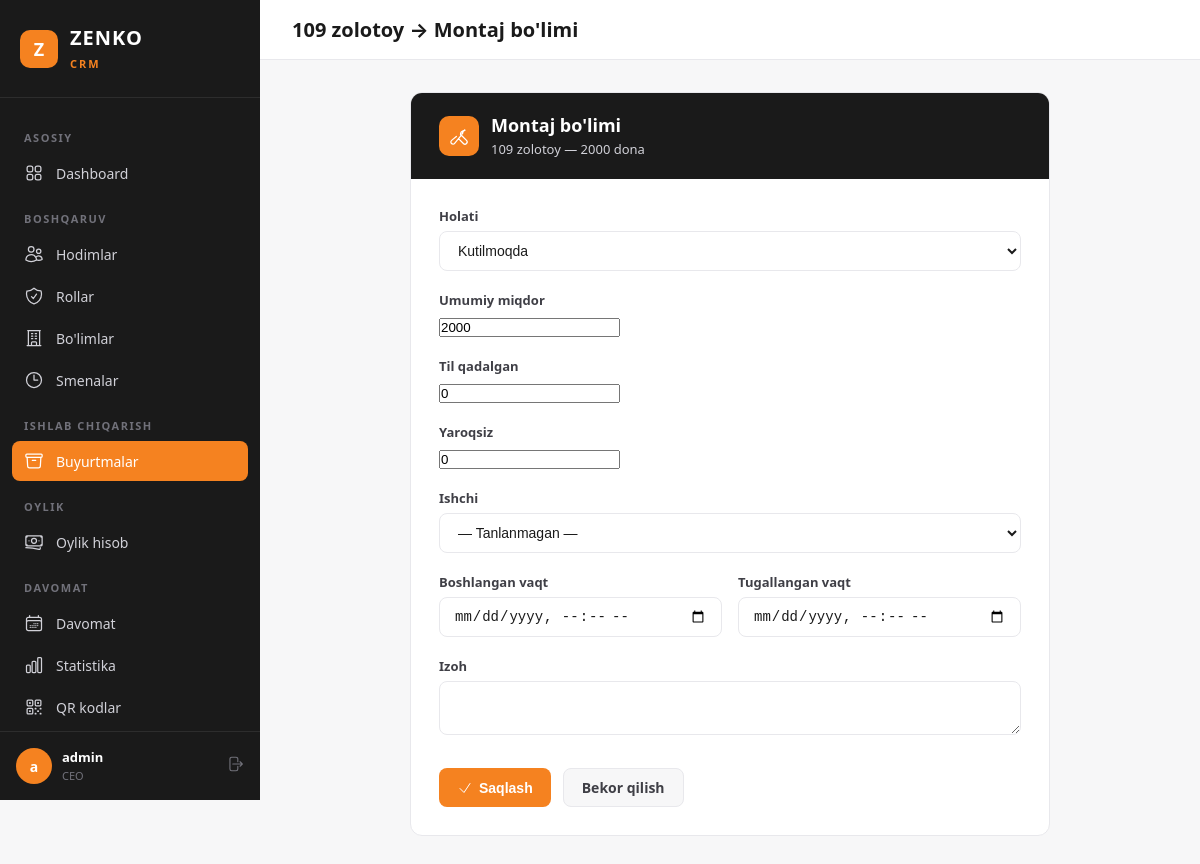
Page /order/2/montaj/ (signed in) on the committed database.
### apps/users/models.py (models this page shows)
class User(AbstractUser):
    first_name = None
    last_name = None
    email = None
    name = models.CharField('Ism', max_length=150)
    phone = models.CharField('Telefon raqam', max_length=20, blank=True)
    role = models.ForeignKey(
        Role,
        verbose_name='Rol',
        on_delete=models.SET_NULL,
        related_name='users',
        null=True,
        blank=True,
    )
    department = models.ForeignKey(
        Department,
        verbose_name='Bo\'lim',
        on_delete=models.SET_NULL,
        related_name='users',
        null=True,
        blank=True,
    )
    shift = models.ForeignKey(
        Shift,
        verbose_name='Smena',
        on_delete=models.SET_NULL,
        related_name='users',
        null=True,
        blank=True,
    )
    branch = models.ForeignKey(
        Branch,
        verbose_name='Filial',
        on_delete=models.PROTECT,
        related_name='users',
        null=True,
        blank=True,
    )
    REQUIRED_FIELDS = ['name']
    class Meta:
        verbose_name = 'Hodim'
        verbose_name_plural = 'Hodimlar'
        ordering = ['-date_joined']
    def __str__(self):
        return f'{self.name} ({self.username})'

### apps/order/models.py (models this page shows, shortened)
class Order(models.Model):
    class Status(models.TextChoices):
        NEW        = 'new',        'Yangi'
        ACCEPTED   = 'accepted',   'Qabul qilindi'
        IN_PROCESS = 'in_process', 'Ishlab chiqarilmoqda'
        READY      = 'ready',      'Tayyor'
        DELIVERED  = 'delivered',   'Topshirildi'
        CANCELLED  = 'cancelled',  'Bekor qilindi'
    class CurrentStage(models.TextChoices):
        CASTING       = 'casting',       'Quyish bo\'limi'
        MONTAJ        = 'montaj',        'Montaj bo\'limi'
        HANGING       = 'hanging',       'Ilish bo\'limi'
        STONE_SETTING = 'stone_setting', 'Tosh qadash bo\'limi'
        PACKAGING     = 'packaging',     'Upakovka bo\'limi'
        WAREHOUSE     = 'warehouse',     'Ombor'
        OUTSOURCE     = 'outsource',     'Tashqi ishlov'
    order_number = models.CharField('Buyurtma raqami', max_length=20, unique=True, blank=True)
    name     = models.CharField('Buyurtma nomi', max_length=255)
    quantity = models.PositiveIntegerField('Miqdori')
    image    = models.ImageField(
        'Rasm',
        upload_to='orders/%Y/%m/',
        blank=True,
        null=True,
    )
    deadline      = models.DateField('Tayyor bo\'lish sanasi')
    status        = models.CharField('Holati', max_length=20, choices=Status.choices, default=Status.NEW)
    current_stage = models.CharField('Joriy bo\'lim', max_length=20, choices=CurrentStage.choices, blank=True)
    note          = models.TextField('Izoh', blank=True)
    created_by    = models.ForeignKey(
        settings.AUTH_USER_MODEL,
        on_delete=models.SET_NULL,
        verbose_name='Yaratuvchi',
        related_name='created_orders',
        blank=True,
        null=True,
    )
    created_at = models.DateTimeField('Yaratilgan vaqt', auto_now_add=True)
    updated_at = models.DateTimeField('Yangilangan vaqt', auto_now=True)
    class Meta:
        ordering = ['-created_at']
        verbose_name = 'Buyurtma'
        verbose_name_plural = 'Buyurtmalar'

class MontajStage(models.Model):
    class Status(models.TextChoices):
        PENDING    = 'pending',    'Kutilmoqda'
        IN_PROCESS = 'in_process', 'Til qadashda'
        COMPLETED  = 'completed',  'Yakunlandi'
        REJECTED   = 'rejected',   'Rad etildi'
    order = models.OneToOneField(
        Order,
        on_delete=models.CASCADE,
        verbose_name='Buyurtma',
        related_name='montaj',
    )
    status = models.CharField('Holati', max_length=20, choices=Status.choices, default=Status.PENDING)
    total_quantity     = models.PositiveIntegerField('Umumiy miqdor', default=0)
    assembled_quantity = models.PositiveIntegerField('Til qadalgan', default=0)
    defect_quantity    = models.PositiveIntegerField('Yaroqsiz', default=0)
    worker = models.ForeignKey(
        settings.AUTH_USER_MODEL,
        on_delete=models.SET_NULL,
        verbose_name='Ishchi',
        related_name='montaj_works',
        blank=True,
        null=True,
    )
    note       = models.TextField('Izoh', blank=True)
    started_at = models.DateTimeField('Boshlangan vaqt', blank=True, null=True)
    finished_at = models.DateTimeField('Tugallangan vaqt', blank=True, null=True)
    created_at = models.DateTimeField('Yaratilgan', auto_now_add=True)
    updated_at = models.DateTimeField('Yangilangan', auto_now=True)
    class Meta:
        verbose_name = 'Montaj bosqichi'
        verbose_name_plural = 'Montaj bosqichlari'

### apps/order/views/montaj_views.py (the view, shortened to what this page needs)
# urls.py: path('<int:pk>/montaj/', views.MontajUpdateView.as_view(), name='montaj_edit'),
class MontajUpdateView(CEORequiredMixin, View):
    template_name = 'order/stage_form.html'
    def get(self, request, pk):
        order = get_object_or_404(Order, pk=pk)
        stage, _ = MontajStage.objects.get_or_create(order=order, defaults={'total_quantity': order.quantity})
        form = MontajForm(instance=stage)
        return render(request, self.template_name, {
            'form': form,
            'order': order,
            'stage': stage,
            'stage_name': 'Montaj bo\'limi',
            'active_nav': 'orders',
        })

### apps/order/templates/order/stage_form.html (shortened to what this page needs)
{% extends "ceo/base.html" %}
{% block page_title %}{{ order.name }} → {{ stage_name }}{% endblock %}
{% block content %}
<div class="form-card">
    <div class="form-header">
        <div class="icon">
        </div>
        <div>
            <h2>{{ stage_name }}</h2>
            <small>{{ order.name }} — {{ order.quantity }} dona</small>
        </div>
    </div>
    <div class="form-body">
        <form method="post">
            <div class="form-group">
                <label for="id_status">Holati</label>
                <select name="status" id="id_status" class="form-control">
                    {% for val, label in form.fields.status.choices %}
                    <option value="{{ val }}" {% if form.status.value == val %}selected{% endif %}>{{ label }}</option>
                    {% endfor %}
                </select>
            </div>
            {% for field in form %}
                {% if field.name != 'status' and field.name != 'note' and field.name != 'started_at' and field.name != 'finished_at' and field.name != 'worker' %}
                <div class="form-group">
                    <label for="{{ field.id_for_label }}">{{ field.label }}</label>
                    {{ field }}
                </div>
                {% endif %}
            {% endfor %}
            {% if form.fields.worker %}
            <div class="form-group">
                <label for="id_worker">Ishchi</label>
                <select name="worker" id="id_worker" class="form-control">
                    <option value="">— Tanlanmagan —</option>
                </select>
            </div>
            {% endif %}
            <div class="two-col">
                {% if form.fields.started_at %}
                <div class="form-group">
                    <label for="id_started_at">Boshlangan vaqt</label>
                    <input type="datetime-local" name="started_at" id="id_started_at" class="form-control" value="{{ form.started_at.value|default:'' }}">
                </div>
                {% endif %}
                {% if form.fields.finished_at %}
                <div class="form-group">
                    <label for="id_finished_at">Tugallangan vaqt</label>
                    <input type="datetime-local" name="finished_at" id="id_finished_at" class="form-control" value="{{ form.finished_at.value|default:'' }}">
                </div>
                {% endif %}
            </div>
            <div class="form-group">
                <label for="id_note">Izoh</label>
                <textarea name="note" id="id_note" class="form-control" rows="2">{{ form.note.value|default:'' }}</textarea>
            </div>
            <div class="form-actions">
                <button type="submit" class="btn btn-primary">
                    <svg xmlns="http://www.w3.org/2000/svg" fill="none" viewBox="0 0 24 24" stroke-width="1.5" stroke="currentColor"><path stroke-linecap="round" stroke-linejoin="round" d="m4.5 12.75 6 6 9-13.5"/></svg>
                    Saqlash
                </button>
                <a href="{% url 'order:order_detail' order.pk %}" class="btn btn-secondary">Bekor qilish</a>
            </div>
        </form>
    </div>
</div>
{% endblock %}

### apps/ceo/templates/ceo/base.html (shortened to what this page needs)
{% load static %}
<!DOCTYPE html>
<html lang="uz">
<head>
</head>
<body>
    <aside class="sidebar" id="sidebar">
        <div class="sidebar-brand">
            <div class="logo">Z</div>
            <div>
                <span>ZENKO</span><br>
                <small>CRM</small>
            </div>
        </div>
        <nav class="sidebar-nav">
            <div class="nav-label">Asosiy</div>
            <a href="{% url 'ceo:dashboard' %}" class="nav-link {% if active_nav == 'dashboard' %}active{% endif %}">
                Dashboard
            </a>
            <div class="nav-label">Boshqaruv</div>
            <a href="{% url 'ceo:user_list' %}" class="nav-link {% if active_nav == 'users' %}active{% endif %}">
                Hodimlar
            </a>
            <a href="{% url 'ceo:role_list' %}" class="nav-link {% if active_nav == 'roles' %}active{% endif %}">
                Rollar
            </a>
            <a href="{% url 'ceo:department_list' %}" class="nav-link {% if active_nav == 'departments' %}active{% endif %}">
                Bo'limlar
            </a>
            <a href="{% url 'ceo:shift_list' %}" class="nav-link {% if active_nav == 'shifts' %}active{% endif %}">
                <svg xmlns="http://www.w3.org/2000/svg" fill="none" viewBox="0 0 24 24" stroke-width="1.5" stroke="currentColor"><path stroke-linecap="round" stroke-linejoin="round" d="M12 6v6h4.5m4.5 0a9 9 0 1 1-18 0 9 9 0 0 1 18 0Z"/></svg>
                Smenalar
            </a>
            <div class="nav-label">Ishlab chiqarish</div>
            <a href="{% url 'order:order_list' %}" class="nav-link {% if active_nav == 'orders' %}active{% endif %}">
                Buyurtmalar
            </a>
            <div class="nav-label">Oylik</div>
            <a href="{% url 'ceo:salary_list' %}" class="nav-link {% if active_nav == 'salary' %}active{% endif %}">
                Oylik hisob
            </a>
            <div class="nav-label">Davomat</div>
            <a href="{% url 'ceo:attendance_list' %}" class="nav-link {% if active_nav == 'attendance' %}active{% endif %}">
                Davomat
            </a>
            <a href="{% url 'ceo:attendance_stats' %}" class="nav-link {% if active_nav == 'stats' %}active{% endif %}">
                Statistika
            </a>
            <a href="{% url 'ceo:qr_cards_all' %}" class="nav-link {% if active_nav == 'qr_cards' %}active{% endif %}">
                QR kodlar
            </a>
        </nav>
        <div class="sidebar-footer">
            <div class="sidebar-user">
                <div class="avatar">{{ request.user.name|make_list|first|default:"C" }}</div>
                <div class="info">
                    <strong>{{ request.user.name }}</strong>
                    <small>CEO</small>
                </div>
                <a href="{% url 'logout' %}" class="btn-logout" title="Chiqish">
                </a>
            </div>
        </div>
    </aside>
    <div class="main">
        <header class="topbar">
            <div style="display:flex;align-items:center;gap:12px;">
                <h1>{% block page_title %}Dashboard{% endblock %}</h1>
            </div>
        </header>
        <div class="content">
            {% block content %}{% endblock %}
        </div>
    </div>
</body>
</html>

### rows in the picture
User: user.name|make_list "a", user.name "admin"
Order: name "109 zolotoy", quantity "2000"
MontajStage: status "Kutilmoqda", form "2000" "0" "0"

### other values in the picture
{{ stage_name }} "Montaj bo'limi"
{{ field.label }} "Umumiy miqdor" "Til qadalgan" "Yaroqsiz"
